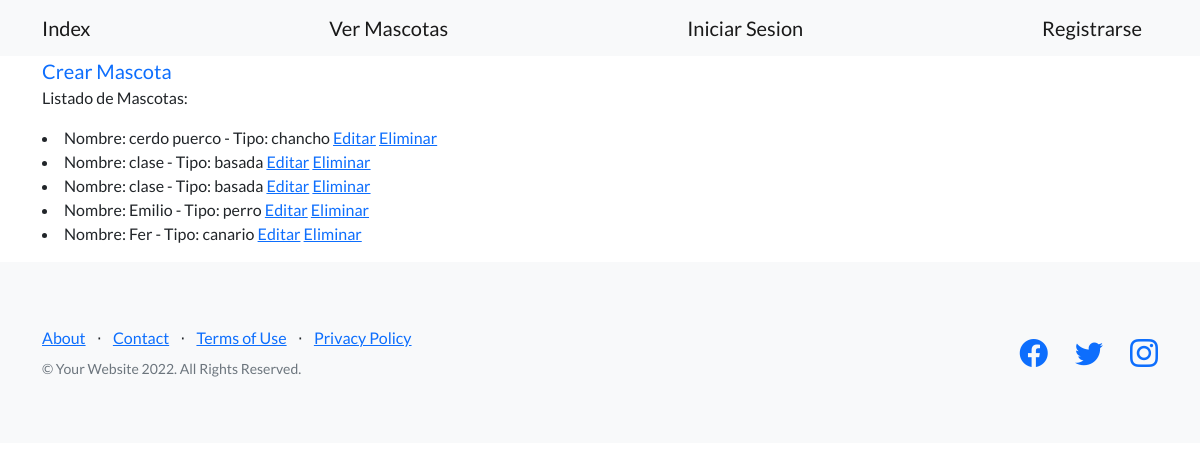
The page /avanzado/mascotas/ on the database as committed earlier.
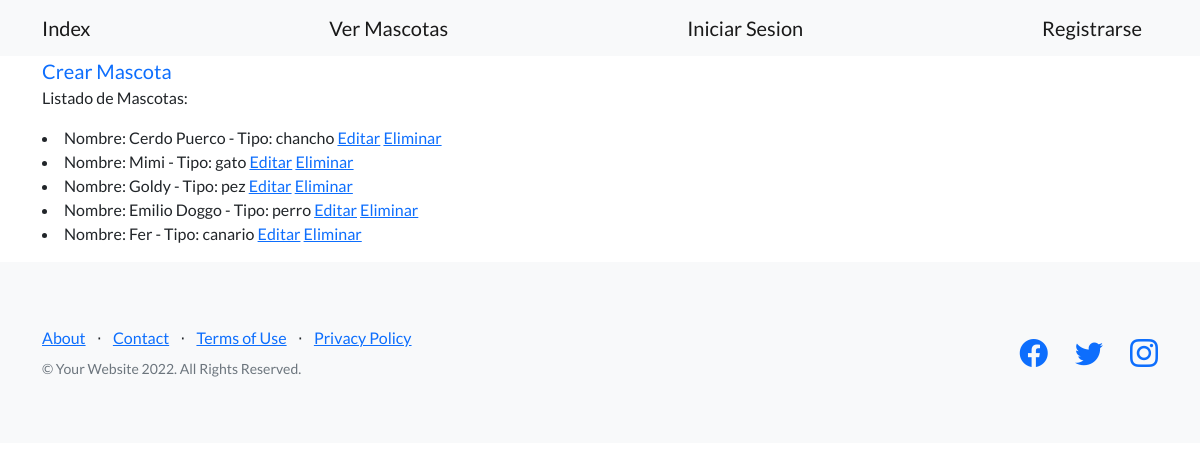
The same page on the database as committed later.
### avanzado/models.py (models this page shows)
class Mascota(models.Model):
    nombre = models.CharField(max_length=20)
    tipo  = models.CharField(max_length=20)
    edad = models.IntegerField()
    fecha_nacimiento = models.DateField()
    def __str__(self):
        return f'Nombre: {self.nombre} - Tipo: {self.tipo}'

### avanzado/views.py (the view)
# urls.py: path('mascotas/', views.ListaMascotas.as_view(), name='ver_mascotas'),
class ListaMascotas(ListView):
    model = Mascota
    template_name = 'avanzado/ver_mascotas_cbv.html'

### avanzado/templates/avanzado/ver_mascotas_cbv.html (shortened to what this page needs)
{% extends 'padres/base.html' %}
{% block mi_contenido %}
<a class="navbar-brand" href={% url 'crear_mascota' %}>Crear Mascota</a>
<p>Listado de Mascotas:</p>
<p>
    {% if object_list %}
        {% for mascota in object_list %}
            <li>
                {{mascota}}
                <a href={% url 'editar_mascota' mascota.id %}>Editar</a>
                <a href={% url 'eliminar_mascota' mascota.id %}>Eliminar</a>
            </li>
        {% endfor %}
    {% else %}
        <p>No se encontraron resultados.</p>
    {% endif %}
</p>
{% endblock mi_contenido %}

Rows that differ between the two databases and show on the page:
changed Mascota: nombre+tipo "Nombre: cerdo puerco - Tipo: chancho" → "Nombre: Cerdo Puerco - Tipo: chancho"
changed Mascota: nombre+tipo "Nombre: clase - Tipo: basada" → "Nombre: Mimi - Tipo: gato"
changed Mascota: nombre+tipo "Nombre: clase - Tipo: basada" → "Nombre: Goldy - Tipo: pez"
changed Mascota: nombre+tipo "Nombre: Emilio - Tipo: perro" → "Nombre: Emilio Doggo - Tipo: perro"
